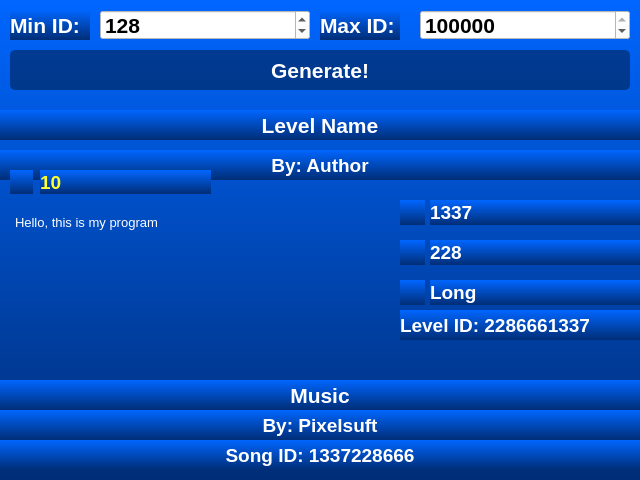
<?xml version="1.0" encoding="UTF-8"?>
<ui version="4.0">
 <class>MainWindow</class>
 <widget class="QMainWindow" name="MainWindow">
  <property name="geometry">
   <rect>
    <x>0</x>
    <y>0</y>
    <width>640</width>
    <height>480</height>
   </rect>
  </property>
  <property name="minimumSize">
   <size>
    <width>640</width>
    <height>480</height>
   </size>
  </property>
  <property name="maximumSize">
   <size>
    <width>640</width>
    <height>480</height>
   </size>
  </property>
  <property name="windowTitle">
   <string>Random Level By Pixelsuft</string>
  </property>
  <property name="windowIcon">
   <iconset>
    <normaloff>files/icon.png</normaloff>files/icon.png</iconset>
  </property>
  <property name="styleSheet">
   <string notr="true">background: qlineargradient(spread:pad, x1:0, y1:0, x2:0, y2:1, stop:0 rgba(0, 102, 255, 255), stop:1 rgba(0, 45, 118, 255));
color: rgb(255, 255, 255);</string>
  </property>
  <widget class="QWidget" name="centralwidget">
   <property name="styleSheet">
    <string notr="true">.QPushButton {
	background-color: rgba(0, 0, 0, 100);
	border-radius: 5px;
}
.QPushButton:hover {
	background-color: rgba(0, 0, 0, 150);
	border-radius: 5px;
}
.QPushButton:pressed {
	background-color: rgba(0, 0, 0, 200);
	border-radius: 5px;
}
</string>
   </property>
   <widget class="QLabel" name="minidLabel">
    <property name="geometry">
     <rect>
      <x>10</x>
      <y>10</y>
      <width>80</width>
      <height>30</height>
     </rect>
    </property>
    <property name="font">
     <font>
      <family>Segoe UI</family>
      <pointsize>16</pointsize>
      <weight>75</weight>
      <bold>true</bold>
     </font>
    </property>
    <property name="styleSheet">
     <string notr="true">background-color: rbga(0, 0, 0, 0);</string>
    </property>
    <property name="text">
     <string>Min ID:</string>
    </property>
   </widget>
   <widget class="QLabel" name="maxidLabel">
    <property name="geometry">
     <rect>
      <x>320</x>
      <y>10</y>
      <width>80</width>
      <height>30</height>
     </rect>
    </property>
    <property name="font">
     <font>
      <family>Segoe UI</family>
      <pointsize>16</pointsize>
      <weight>75</weight>
      <bold>true</bold>
     </font>
    </property>
    <property name="styleSheet">
     <string notr="true">background-color: rbga(0, 0, 0, 0);</string>
    </property>
    <property name="text">
     <string>Max ID:</string>
    </property>
   </widget>
   <widget class="QSpinBox" name="minidBox">
    <property name="geometry">
     <rect>
      <x>100</x>
      <y>10</y>
      <width>210</width>
      <height>30</height>
     </rect>
    </property>
    <property name="font">
     <font>
      <family>Segoe UI</family>
      <pointsize>16</pointsize>
      <weight>75</weight>
      <bold>true</bold>
     </font>
    </property>
    <property name="styleSheet">
     <string notr="true">background-color: rgba(255, 255, 255, 255);
color: rgba(0, 0, 0, 255);
</string>
    </property>
    <property name="maximum">
     <number>999999999</number>
    </property>
    <property name="value">
     <number>128</number>
    </property>
   </widget>
   <widget class="QSpinBox" name="maxidBox">
    <property name="geometry">
     <rect>
      <x>420</x>
      <y>10</y>
      <width>210</width>
      <height>30</height>
     </rect>
    </property>
    <property name="font">
     <font>
      <family>Segoe UI</family>
      <pointsize>16</pointsize>
      <weight>75</weight>
      <bold>true</bold>
     </font>
    </property>
    <property name="styleSheet">
     <string notr="true">background-color: rgba(255, 255, 255, 255);
color: rgba(0, 0, 0, 255);
</string>
    </property>
    <property name="maximum">
     <number>999999999</number>
    </property>
    <property name="value">
     <number>9999999</number>
    </property>
   </widget>
   <widget class="QPushButton" name="generateButton">
    <property name="geometry">
     <rect>
      <x>10</x>
      <y>50</y>
      <width>620</width>
      <height>40</height>
     </rect>
    </property>
    <property name="font">
     <font>
      <family>Segoe UI</family>
      <pointsize>16</pointsize>
      <weight>75</weight>
      <bold>true</bold>
     </font>
    </property>
    <property name="styleSheet">
     <string notr="true"/>
    </property>
    <property name="text">
     <string>Generate!</string>
    </property>
   </widget>
   <widget class="QLabel" name="difficultIcon">
    <property name="geometry">
     <rect>
      <x>10</x>
      <y>100</y>
      <width>56</width>
      <height>56</height>
     </rect>
    </property>
    <property name="styleSheet">
     <string notr="true">background-color: rgba(0, 0, 0, 0);</string>
    </property>
    <property name="text">
     <string/>
    </property>
    <property name="pixmap">
     <pixmap>files/difficulty_01_btn_001.png</pixmap>
    </property>
    <property name="scaledContents">
     <bool>false</bool>
    </property>
    <property name="alignment">
     <set>Qt::AlignCenter</set>
    </property>
   </widget>
   <widget class="QLabel" name="nameLabel">
    <property name="geometry">
     <rect>
      <x>0</x>
      <y>110</y>
      <width>640</width>
      <height>30</height>
     </rect>
    </property>
    <property name="font">
     <font>
      <family>Segoe UI</family>
      <pointsize>16</pointsize>
      <weight>75</weight>
      <bold>true</bold>
     </font>
    </property>
    <property name="styleSheet">
     <string notr="true">background-color: rbga(0, 0, 0, 0);</string>
    </property>
    <property name="text">
     <string>Level Name</string>
    </property>
    <property name="scaledContents">
     <bool>false</bool>
    </property>
    <property name="alignment">
     <set>Qt::AlignCenter</set>
    </property>
   </widget>
   <widget class="QLabel" name="authorLabel">
    <property name="geometry">
     <rect>
      <x>0</x>
      <y>150</y>
      <width>640</width>
      <height>30</height>
     </rect>
    </property>
    <property name="font">
     <font>
      <family>Segoe UI</family>
      <pointsize>14</pointsize>
      <weight>75</weight>
      <bold>true</bold>
     </font>
    </property>
    <property name="styleSheet">
     <string notr="true">background-color: rbga(0, 0, 0, 0);</string>
    </property>
    <property name="text">
     <string>By: Author</string>
    </property>
    <property name="scaledContents">
     <bool>false</bool>
    </property>
    <property name="alignment">
     <set>Qt::AlignCenter</set>
    </property>
   </widget>
   <widget class="QLabel" name="likeIcon">
    <property name="geometry">
     <rect>
      <x>400</x>
      <y>240</y>
      <width>25</width>
      <height>25</height>
     </rect>
    </property>
    <property name="font">
     <font>
      <family>Segoe UI</family>
      <pointsize>16</pointsize>
      <weight>75</weight>
      <bold>true</bold>
     </font>
    </property>
    <property name="styleSheet">
     <string notr="true">background-color: rbga(0, 0, 0, 0);</string>
    </property>
    <property name="text">
     <string/>
    </property>
    <property name="pixmap">
     <pixmap>files/GJ_likesIcon_001.png</pixmap>
    </property>
    <property name="scaledContents">
     <bool>false</bool>
    </property>
    <property name="alignment">
     <set>Qt::AlignCenter</set>
    </property>
   </widget>
   <widget class="QLabel" name="likeLabel">
    <property name="geometry">
     <rect>
      <x>430</x>
      <y>240</y>
      <width>300</width>
      <height>25</height>
     </rect>
    </property>
    <property name="font">
     <font>
      <family>Segoe UI</family>
      <pointsize>14</pointsize>
      <weight>75</weight>
      <bold>true</bold>
     </font>
    </property>
    <property name="styleSheet">
     <string notr="true">background-color: rbga(0, 0, 0, 0);</string>
    </property>
    <property name="text">
     <string>228</string>
    </property>
    <property name="scaledContents">
     <bool>false</bool>
    </property>
    <property name="alignment">
     <set>Qt::AlignLeading|Qt::AlignLeft|Qt::AlignVCenter</set>
    </property>
   </widget>
   <widget class="QLabel" name="downloadsLabel">
    <property name="geometry">
     <rect>
      <x>430</x>
      <y>200</y>
      <width>300</width>
      <height>25</height>
     </rect>
    </property>
    <property name="font">
     <font>
      <family>Segoe UI</family>
      <pointsize>14</pointsize>
      <weight>75</weight>
      <bold>true</bold>
     </font>
    </property>
    <property name="styleSheet">
     <string notr="true">background-color: rbga(0, 0, 0, 0);</string>
    </property>
    <property name="text">
     <string>1337</string>
    </property>
    <property name="scaledContents">
     <bool>false</bool>
    </property>
    <property name="alignment">
     <set>Qt::AlignLeading|Qt::AlignLeft|Qt::AlignVCenter</set>
    </property>
   </widget>
   <widget class="QLabel" name="downloadsIcon">
    <property name="geometry">
     <rect>
      <x>400</x>
      <y>200</y>
      <width>25</width>
      <height>25</height>
     </rect>
    </property>
    <property name="font">
     <font>
      <family>Segoe UI</family>
      <pointsize>16</pointsize>
      <weight>75</weight>
      <bold>true</bold>
     </font>
    </property>
    <property name="styleSheet">
     <string notr="true">background-color: rbga(0, 0, 0, 0);</string>
    </property>
    <property name="text">
     <string/>
    </property>
    <property name="pixmap">
     <pixmap>files/GJ_downloadsIcon_001.png</pixmap>
    </property>
    <property name="scaledContents">
     <bool>false</bool>
    </property>
    <property name="alignment">
     <set>Qt::AlignCenter</set>
    </property>
   </widget>
   <widget class="QLabel" name="lengthIcon">
    <property name="geometry">
     <rect>
      <x>400</x>
      <y>280</y>
      <width>25</width>
      <height>25</height>
     </rect>
    </property>
    <property name="font">
     <font>
      <family>Segoe UI</family>
      <pointsize>16</pointsize>
      <weight>75</weight>
      <bold>true</bold>
     </font>
    </property>
    <property name="styleSheet">
     <string notr="true">background-color: rbga(0, 0, 0, 0);</string>
    </property>
    <property name="text">
     <string/>
    </property>
    <property name="pixmap">
     <pixmap>files/GJ_timeIcon_001.png</pixmap>
    </property>
    <property name="scaledContents">
     <bool>false</bool>
    </property>
    <property name="alignment">
     <set>Qt::AlignCenter</set>
    </property>
   </widget>
   <widget class="QLabel" name="lengthLabel">
    <property name="geometry">
     <rect>
      <x>430</x>
      <y>280</y>
      <width>300</width>
      <height>25</height>
     </rect>
    </property>
    <property name="font">
     <font>
      <family>Segoe UI</family>
      <pointsize>14</pointsize>
      <weight>75</weight>
      <bold>true</bold>
     </font>
    </property>
    <property name="styleSheet">
     <string notr="true">background-color: rbga(0, 0, 0, 0);</string>
    </property>
    <property name="text">
     <string>Long</string>
    </property>
    <property name="scaledContents">
     <bool>false</bool>
    </property>
    <property name="alignment">
     <set>Qt::AlignLeading|Qt::AlignLeft|Qt::AlignVCenter</set>
    </property>
   </widget>
   <widget class="QLabel" name="musicLabel">
    <property name="geometry">
     <rect>
      <x>0</x>
      <y>380</y>
      <width>640</width>
      <height>30</height>
     </rect>
    </property>
    <property name="font">
     <font>
      <family>Segoe UI</family>
      <pointsize>16</pointsize>
      <weight>75</weight>
      <bold>true</bold>
     </font>
    </property>
    <property name="styleSheet">
     <string notr="true">background-color: rbga(0, 0, 0, 0);</string>
    </property>
    <property name="text">
     <string>Music</string>
    </property>
    <property name="scaledContents">
     <bool>false</bool>
    </property>
    <property name="alignment">
     <set>Qt::AlignCenter</set>
    </property>
   </widget>
   <widget class="QLabel" name="musicauthorLabel">
    <property name="geometry">
     <rect>
      <x>0</x>
      <y>410</y>
      <width>640</width>
      <height>30</height>
     </rect>
    </property>
    <property name="font">
     <font>
      <family>Segoe UI</family>
      <pointsize>14</pointsize>
      <weight>75</weight>
      <bold>true</bold>
     </font>
    </property>
    <property name="styleSheet">
     <string notr="true">background-color: rbga(0, 0, 0, 0);</string>
    </property>
    <property name="text">
     <string>By: Pixelsuft</string>
    </property>
    <property name="scaledContents">
     <bool>false</bool>
    </property>
    <property name="alignment">
     <set>Qt::AlignCenter</set>
    </property>
   </widget>
   <widget class="QLabel" name="musicidLabel">
    <property name="geometry">
     <rect>
      <x>0</x>
      <y>440</y>
      <width>640</width>
      <height>30</height>
     </rect>
    </property>
    <property name="font">
     <font>
      <family>Segoe UI</family>
      <pointsize>14</pointsize>
      <weight>75</weight>
      <bold>true</bold>
     </font>
    </property>
    <property name="styleSheet">
     <string notr="true">background-color: rbga(0, 0, 0, 0);</string>
    </property>
    <property name="text">
     <string>Song ID: 1337228666</string>
    </property>
    <property name="scaledContents">
     <bool>false</bool>
    </property>
    <property name="alignment">
     <set>Qt::AlignCenter</set>
    </property>
   </widget>
   <widget class="QLabel" name="idLabel">
    <property name="geometry">
     <rect>
      <x>400</x>
      <y>310</y>
      <width>251</width>
      <height>30</height>
     </rect>
    </property>
    <property name="font">
     <font>
      <family>Segoe UI</family>
      <pointsize>14</pointsize>
      <weight>75</weight>
      <bold>true</bold>
     </font>
    </property>
    <property name="styleSheet">
     <string notr="true">background-color: rbga(0, 0, 0, 0);</string>
    </property>
    <property name="text">
     <string>Level ID: 2286661337</string>
    </property>
    <property name="scaledContents">
     <bool>false</bool>
    </property>
    <property name="alignment">
     <set>Qt::AlignLeading|Qt::AlignLeft|Qt::AlignVCenter</set>
    </property>
   </widget>
   <widget class="QLabel" name="starsIcon">
    <property name="geometry">
     <rect>
      <x>10</x>
      <y>170</y>
      <width>23</width>
      <height>24</height>
     </rect>
    </property>
    <property name="font">
     <font>
      <family>Segoe UI</family>
      <pointsize>16</pointsize>
      <weight>75</weight>
      <bold>true</bold>
     </font>
    </property>
    <property name="styleSheet">
     <string notr="true">background-color: rbga(0, 0, 0, 0);</string>
    </property>
    <property name="text">
     <string/>
    </property>
    <property name="pixmap">
     <pixmap>files/GJ_starsIcon_001.png</pixmap>
    </property>
    <property name="scaledContents">
     <bool>false</bool>
    </property>
    <property name="alignment">
     <set>Qt::AlignCenter</set>
    </property>
   </widget>
   <widget class="QLabel" name="starsLabel">
    <property name="geometry">
     <rect>
      <x>40</x>
      <y>170</y>
      <width>171</width>
      <height>24</height>
     </rect>
    </property>
    <property name="font">
     <font>
      <family>Segoe UI</family>
      <pointsize>14</pointsize>
      <weight>75</weight>
      <bold>true</bold>
     </font>
    </property>
    <property name="styleSheet">
     <string notr="true">background-color: rbga(0, 0, 0, 0);
color: rgb(255, 255, 50);
</string>
    </property>
    <property name="text">
     <string>10</string>
    </property>
    <property name="scaledContents">
     <bool>false</bool>
    </property>
    <property name="alignment">
     <set>Qt::AlignLeading|Qt::AlignLeft|Qt::AlignVCenter</set>
    </property>
   </widget>
   <widget class="QTextEdit" name="descEdit">
    <property name="geometry">
     <rect>
      <x>10</x>
      <y>210</y>
      <width>310</width>
      <height>130</height>
     </rect>
    </property>
    <property name="font">
     <font>
      <family>Segoe UI</family>
      <pointsize>10</pointsize>
     </font>
    </property>
    <property name="styleSheet">
     <string notr="true">background-color: rgba(0, 0, 0, 0);
color: rgba(255, 255, 255, 255);</string>
    </property>
    <property name="html">
     <string>&lt;!DOCTYPE HTML PUBLIC &quot;-//W3C//DTD HTML 4.0//EN&quot; &quot;http://www.w3.org/TR/REC-html40/strict.dtd&quot;&gt;
&lt;html&gt;&lt;head&gt;&lt;meta name=&quot;qrichtext&quot; content=&quot;1&quot; /&gt;&lt;style type=&quot;text/css&quot;&gt;
p, li { white-space: pre-wrap; }
&lt;/style&gt;&lt;/head&gt;&lt;body style=&quot; font-family:'Segoe UI'; font-size:10pt; font-weight:400; font-style:normal;&quot;&gt;
&lt;p style=&quot; margin-top:0px; margin-bottom:0px; margin-left:0px; margin-right:0px; -qt-block-indent:0; text-indent:0px;&quot;&gt;Hello, this is my program&lt;/p&gt;&lt;/body&gt;&lt;/html&gt;</string>
    </property>
   </widget>
  </widget>
 </widget>
 <resources/>
 <connections/>
</ui>
